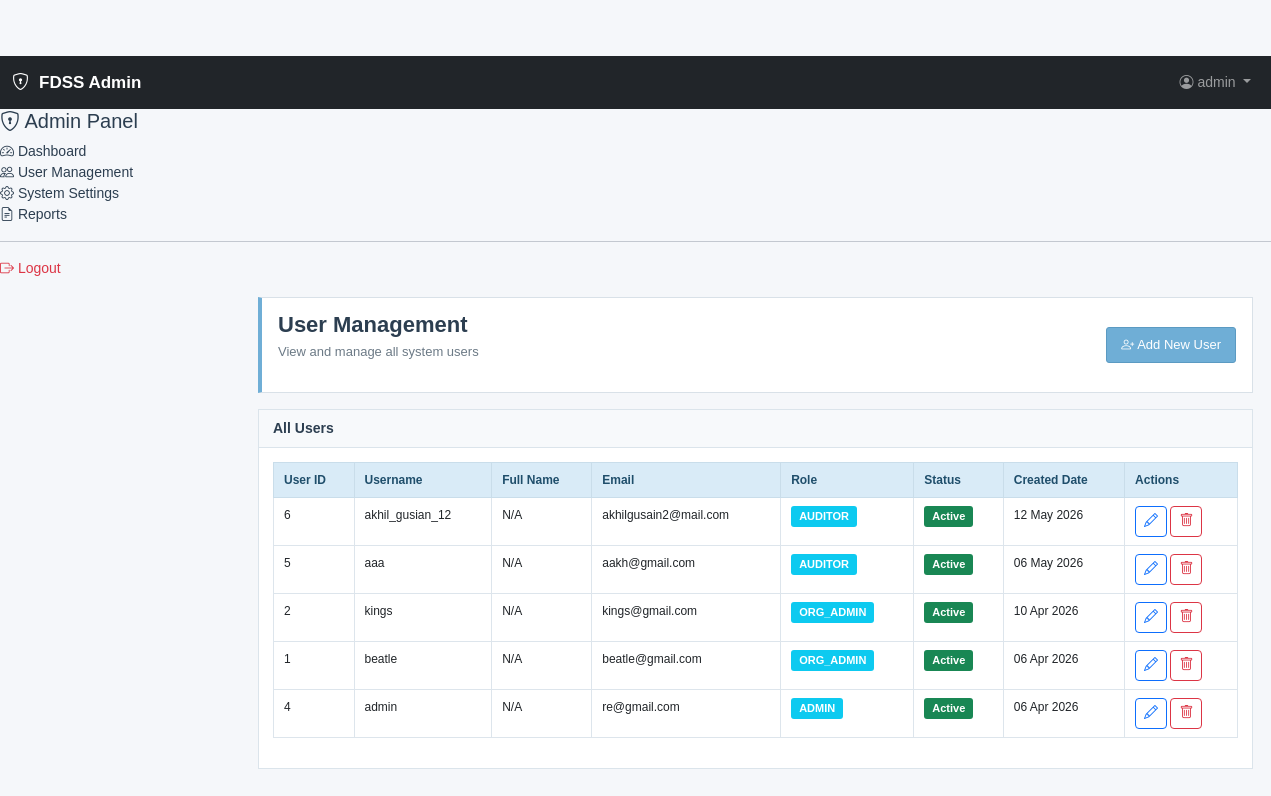
/admin/users.php (signed in), run on an earlier commit of the app's database.
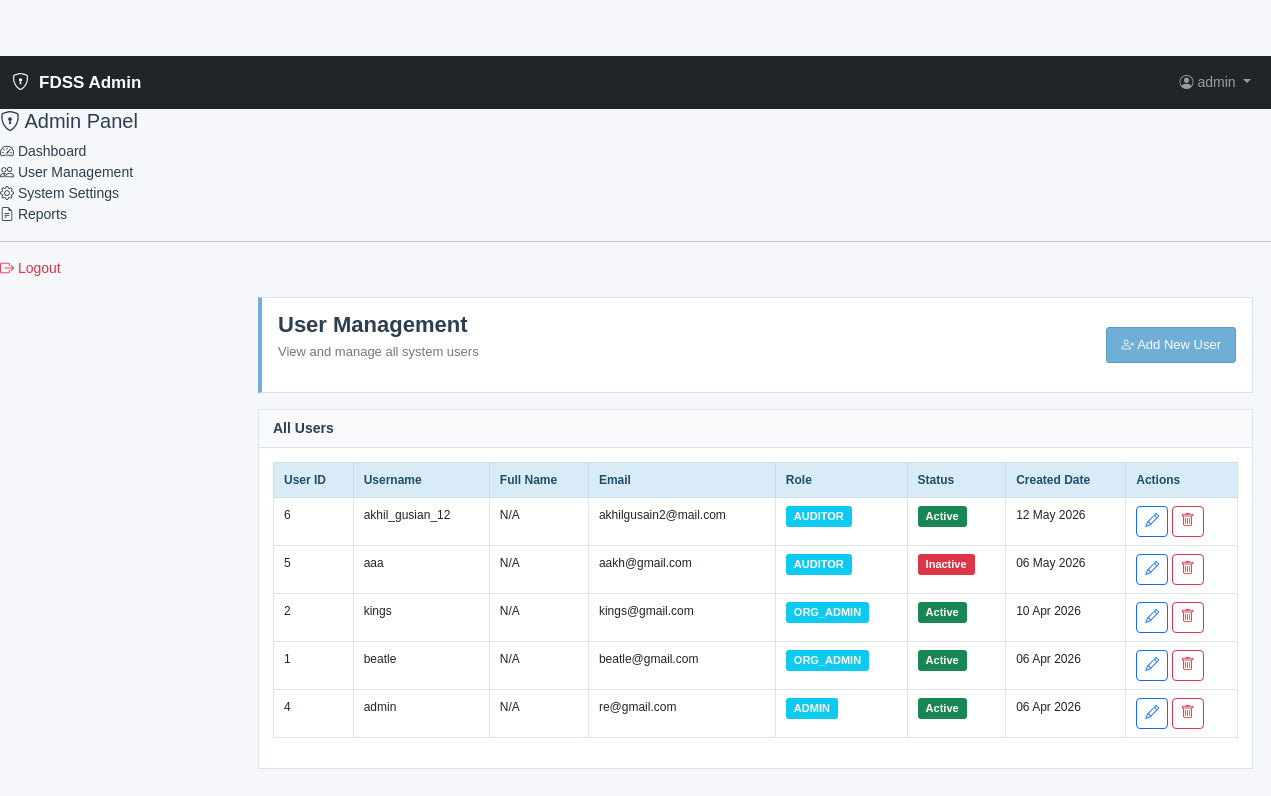
And on a later commit of the database.
### tables this page shows
CREATE TABLE `fdss_users` (
  `user_id` int(11) NOT NULL,
  `user_name` varchar(150) NOT NULL,
  `user_code` varchar(50) DEFAULT NULL,
  `username` varchar(100) NOT NULL,
  `email` varchar(150) NOT NULL,
  `password_hash` varchar(255) NOT NULL,
  `full_name` varchar(150) DEFAULT NULL,
  `phone` varchar(20) DEFAULT NULL,
  `designation` varchar(100) DEFAULT NULL,
  `address` text DEFAULT NULL,
  `role` enum('SUPER_ADMIN','ADMIN','ORG_ADMIN','ORG_USER','AUDITOR') NOT NULL DEFAULT 'ORG_ADMIN',
  `station_id` int(11) DEFAULT NULL,
  `start_date` date DEFAULT NULL,
  `end_date` date DEFAULT NULL,
  `status` enum('Active','Inactive') DEFAULT 'Active',
  `created_by_user_id` int(11) DEFAULT NULL,
  `created_at` timestamp NULL DEFAULT current_timestamp(),
  `updated_at` timestamp NULL DEFAULT current_timestamp() ON UPDATE current_timestamp()
);

### admin/users.php (the view, shortened to what this page needs)
<?php
require_once '../config/db.php';
?>
<!DOCTYPE html>
<html lang="en">
<head>
    <link href="https://cdnjs.cloudflare.com/ajax/libs/bootstrap/5.3.0/css/bootstrap.min.css" rel="stylesheet">
    <link href="https://cdnjs.cloudflare.com/ajax/libs/bootstrap-icons/1.11.0/font/bootstrap-icons.min.css" rel="stylesheet">
    <link href="../assets/css/styles.css" rel="stylesheet">
</head>
<body>
<?php include('navbar.php'); ?>
<div class="sidebar-container">
    <div class="admin-sidebar">
        <div class="sidebar-header">
            <h5><i class="bi bi-shield-lock"></i> Admin Panel</h5>
        </div>
        <nav class="sidebar-nav">
            <a href="index.php" class="nav-link">
                <i class="bi bi-speedometer2"></i> Dashboard
            </a>
            <a href="users.php" class="nav-link active">
                <i class="bi bi-people"></i> User Management
            </a>
            <a href="systems.php" class="nav-link">
                <i class="bi bi-gear"></i> System Settings
            </a>
            <a href="reports.php" class="nav-link">
                <i class="bi bi-file-earmark-text"></i> Reports
            </a>
            <hr>
            <a href="logout.php" class="nav-link text-danger">
                <i class="bi bi-box-arrow-right"></i> Logout
            </a>
        </nav>
    </div>
    <main class="main-content">
        <div class="page-header">
            <div>
                <h1>User Management</h1>
                <p class="page-header-subtitle">View and manage all system users</p>
            </div>
            <div class="page-header-actions">
                <button class="btn btn-primary" data-bs-toggle="modal" data-bs-target="#addUserModal">
                    <i class="bi bi-person-plus"></i> Add New User
                </button>
            </div>
        </div>
        <div class="content-card">
            <div class="card-header">
                <h5>All Users</h5>
            </div>
            <div class="card-body">
                <div class="table-responsive">
                    <table class="table table-hover">
                        <thead>
                            <tr>
                                <th>User ID</th>
                                <th>Username</th>
                                <th>Full Name</th>
                                <th>Email</th>
                                <th>Role</th>
                                <th>Status</th>
                                <th>Created Date</th>
                                <th>Actions</th>
                            </tr>
                        </thead>
                        <tbody>
                            <?php
                            $query = "SELECT user_id, username, full_name, email, role, status, created_at FROM fdss_users ORDER BY created_at DESC";
                            $result = $conn->query($query);
                            if ($result->num_rows > 0) {
                                while ($user = $result->fetch_assoc()) {
                                    $status_badge = $user['status'] === 'Active' ?
                                        '<span class="badge bg-success">Active</span>' :
                                        '<span class="badge bg-danger">Inactive</span>';
                                    $role_badge = '<span class="badge bg-info">' . htmlspecialchars($user['role']) . '</span>';
                                    echo "<tr>
                                        <td>" . htmlspecialchars($user['user_id']) . "</td>
                                        <td>" . htmlspecialchars($user['username']) . "</td>
                                        <td>" . htmlspecialchars($user['full_name'] ?? 'N/A') . "</td>
                                        <td>" . htmlspecialchars($user['email']) . "</td>
                                        <td>{$role_badge}</td>
                                        <td>{$status_badge}</td>
                                        <td>" . date('d M Y', strtotime($user['created_at'])) . "</td>
                                        <td>
                                            <button class='btn btn-sm btn-outline-primary'>
                                                <i class='bi bi-pencil'></i>
                                            </button>
                                            <button class='btn btn-sm btn-outline-danger'>
                                                <i class='bi bi-trash'></i>
                                            </button>
                                        </td>
                                    </tr>";
                                }
                            } else {
                                echo "<tr><td colspan='8' class='text-center text-muted py-4'>No users found</td></tr>";
                            }
                            ?>
                        </tbody>
                    </table>
                </div>
            </div>
        </div>
    </main>
</div>
</body>
</html>

What changed in the data, as far as the page shows it:
changed fdss_users "aaa": status "Active" → "Inactive"
